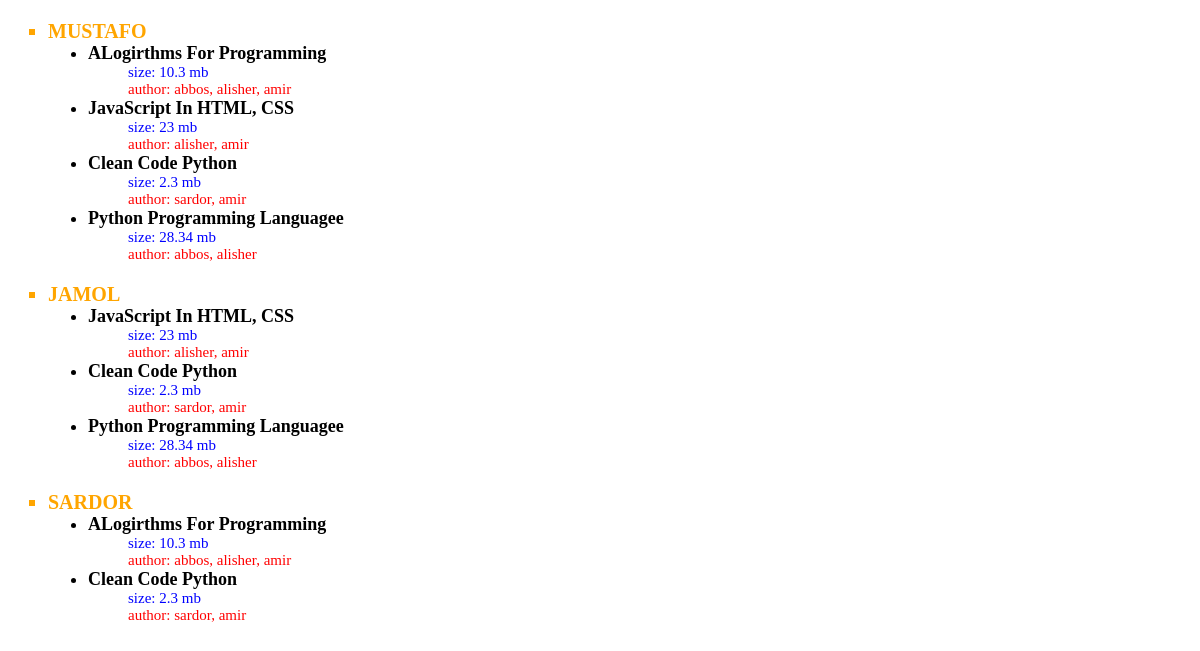
The page / on the database its author committed.
### book/models.py (models this page shows, shortened)
class Collection(models.Model):
    name = models.CharField(max_length=200)
    book = models.ManyToManyField(Book)

class Book(models.Model):
    name = models.CharField(max_length=300)
    size = models.CharField(max_length=300)
    authors = models.ManyToManyField(Author)

class Author(models.Model):
    name = models.CharField(max_length=200)
    age = models.PositiveIntegerField()

### book/views.py (the view)
# urls.py: path('', collection, name='collection')
def collection(request):
    collects = Collection.objects.prefetch_related('book__authors').all()
    return render(request, 'collection.html', {'collections': collects})

### templates/collection.html (shortened to what this page needs)
<!DOCTYPE html>
<html lang="en">
<head>
</head>
<body>
{% for collection in collections %}
<ul class="collection-list">
    <li>
        <b>{{ collection.name }}</b>
    </li>
    {% for book in collection.book.all %}
    <ul class="book-list">
        <li>
            <b>{{ book.name }}</b>
        </li>
        <ul class="book-details">
            <li>
                <p class="size">Size: {{ book.size }} MB</p>
            </li>
            <li>
                <p class="author">Author:
                    {% for author in book.authors.all %}
                    <span>{{author.name}}</span>{% if not forloop.last %}, {% endif %}
                    {% endfor %}
                </p>
            </li>
        </ul>
    </ul>
    {% endfor %}
</ul>
{% endfor %}
</body>
</html>

### templates/collection.html (style rules this page uses)
.collection-list { color: orange; list-style-type: square; font-size: 20px; text-transform: uppercase; }
.book-list { color: black; list-style-type: disc; font-size: 18px; text-transform: capitalize; }
.book-details { color: red; list-style-type: none; font-size: 15px; text-transform: lowercase; }
.book-details p { margin: 0; }
.book-details .size { color: blue; }
.book-details .author { color: red; }

### rows shown on the page
Collection: name "MUSTAFO"
Book: name "ALogirthms For Programming", size "10.3"
Author: name "abbos"
Author: name "alisher"
Author: name "amir"
Book: name "JavaScript In HTML, CSS", size "23"
Book: name "Clean Code Python", size "2.3"
Author: name "sardor"
Book: name "Python Programming Languagee", size "28.34"
Collection: name "JAMOL"
Collection: name "SARDOR"
